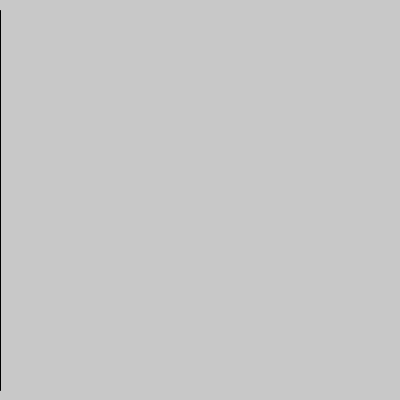
Frame 1 (no input)
Frame 60 (the mouse pressed at the canvas centre just before this capture): identical to frame 1, image omitted
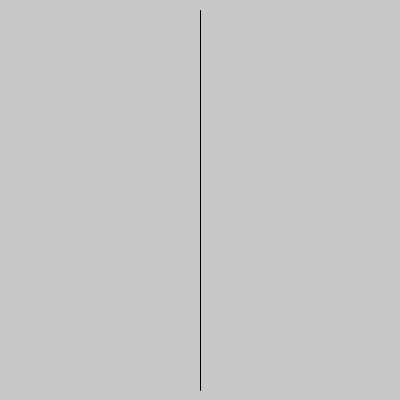
Frame 120 (the mouse held since frame 60 and released just before this capture)

The Processing sketch that drew these frames (run headless with seeded random() and noise(); from frame 60 on, the mouse is pressed at the canvas centre):

// Processing sketch: pmouse_2
// ── pmouse_2.pde
// pmouse test

float mouseSpeedX;

void setup() {

  size(400,400);
  frameRate(30);
}

void draw() {
 
 mouseSpeedX = mouseX - pmouseX;
 background(200);
 
 line(pmouseX, 10, mouseX, 390);
  
}
